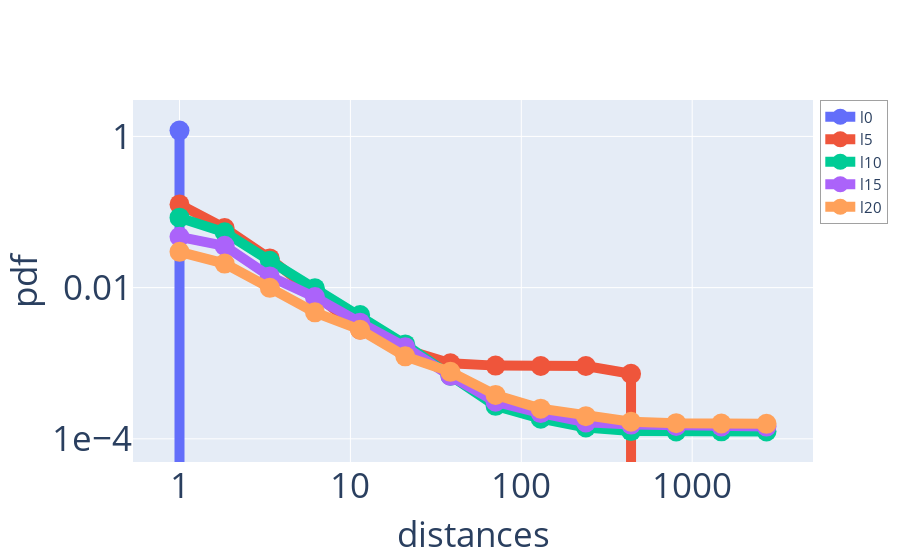

This figure's notebook cell:
### Code cell
fig = go.Figure()

for loi in layers[::5]:
    if len(loi)>10000:
        leaves = np.random.choice(loi.nodes,size=10000,replace=False)
    else:
        leaves = loi.nodes
    avg_leaves = loi.median
    #distances = np.ravel(list(map(lambda leaf_A: list(map(lambda leaf_B: abs(leaf_A[1]-leaf_B[1])/avg_leaves if leaf_A[0] < leaf_B[0] else np.nan,enumerate(leaves))),enumerate(leaves))))
    distances = np.ravel(list(map(lambda leaf: abs(leaf-avg_leaves),enumerate(leaves))))
    distances = distances[~np.isnan(distances)]
    distances = distances[distances>0]
    
    n_leaves = len(leaves)

    bins=np.logspace(np.log10(distances.min()),np.log10(5e3), 15)
    #bins=np.linspace(distances.min(),distances.max(),20)
    bins, edges = np.histogram(distances, bins=bins, density=True)
    esges = (edges[1:]+edges[:1])/2
    fig.add_trace(go.Scatter(x=edges,y=bins,  marker=dict(size=20), line=dict(width=10), name=loi.__repr__().split(",")[0]))

fig.update_layout(xaxis=dict(title="distances", titlefont_size=35, tickfont_size=35, type="log", nticks= 4),
                 yaxis=dict(title="pdf", titlefont_size=35,tickfont_size=35, type="log", exponentformat="e", showexponent='all', nticks=4),
                 legend=dict(x=1.01,y=1,borderwidth=0.5,font_size=15,orientation="v"))

fig.show()
#fig.write_image("images/distance_pdf_layers.pdf")
#fig.write_html("images/distance_pdf_layers.html")

### Figure 1 — Plotly figure (JSON) as saved in the notebook; plotly's stock layout.template omitted (floating-point values rounded to 4 significant figures)
{"data": [{"line": {"width": 10}, "marker": {"size": 20}, "name": "l0", "type": "scatter", "x": [1, 1.837, 3.376, 6.203, 11.4, 20.94, 38.48, 70.71, 129.9, 238.7, 438.7, 806.0, 1481.0, 2721.0, 5000.0], "y": [1.194, 0, 0, 0, 0, 0, 0, 0, 0, 0, 0, 0, 0, 0]}, {"line": {"width": 10}, "marker": {"size": 20}, "name": "l5", "type": "scatter", "x": [1, 1.837, 3.376, 6.203, 11.4, 20.94, 38.48, 70.71, 129.9, 238.7, 438.7, 806.0, 1481.0, 2721.0, 5000.0], "y": [0.126, 0.06141, 0.02434, 0.007947, 0.002787, 0.001517, 0.0009964, 0.0009296, 0.0009191, 0.0009178, 0.0007243, 0, 0, 0]}, {"line": {"width": 10}, "marker": {"size": 20}, "name": "l10", "type": "scatter", "x": [1, 1.837, 3.376, 6.203, 11.4, 20.94, 38.48, 70.71, 129.9, 238.7, 438.7, 806.0, 1481.0, 2721.0, 5000.0], "y": [0.08417, 0.05396, 0.02267, 0.009778, 0.004336, 0.001773, 0.000685, 0.0002732, 0.0001844, 0.0001412, 0.0001267, 0.0001254, 0.0001255, 0.0001254]}, {"line": {"width": 10}, "marker": {"size": 20}, "name": "l15", "type": "scatter", "x": [1, 1.837, 3.376, 6.203, 11.4, 20.94, 38.48, 70.71, 129.9, 238.7, 438.7, 806.0, 1481.0, 2721.0, 5000.0], "y": [0.04702, 0.0357, 0.01408, 0.007496, 0.00344, 0.001632, 0.0006808, 0.0003092, 0.000219, 0.000165, 0.0001543, 0.0001477, 0.000146, 0.0001453]}, {"line": {"width": 10}, "marker": {"size": 20}, "name": "l20", "type": "scatter", "x": [1, 1.837, 3.376, 6.203, 11.4, 20.94, 38.48, 70.71, 129.9, 238.7, 438.7, 806.0, 1481.0, 2721.0, 5000.0], "y": [0.02976, 0.02081, 0.009932, 0.004707, 0.002776, 0.001232, 0.0007685, 0.000381, 0.0002508, 0.0001996, 0.0001683, 0.0001613, 0.0001593, 0.0001578]}], "layout": {"autosize": true, "legend": {"borderwidth": 0.5, "font": {"size": 15}, "orientation": "v", "x": 1.01, "y": 1}, "xaxis": {"autorange": true, "nticks": 4, "range": [-0.2535, 3.688], "tickfont": {"size": 35}, "title": {"font": {"size": 35}, "text": "distances"}, "type": "log"}, "yaxis": {"autorange": true, "exponentformat": "e", "nticks": 4, "range": [-4.393, 0.5683], "showexponent": "all", "tickfont": {"size": 35}, "title": {"font": {"size": 35}, "text": "pdf"}, "type": "log"}}}
